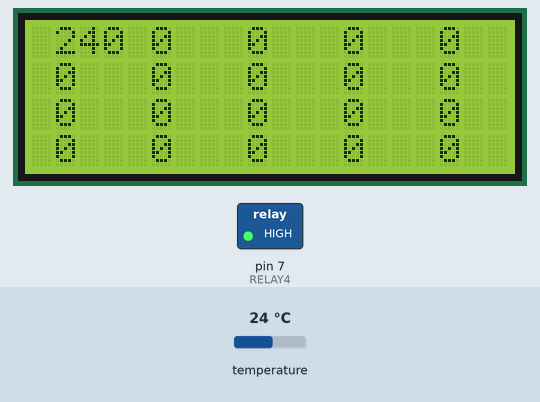
The sketch below on a simulated Arduino Uno, built with avr-gcc and run on an emulated ATmega328P. On the bench: 20×4 character LCD, switched loads named in the sketch (green lamp = pin HIGH). The test bench sets the inputs (shaded band); at power-on: temperature 24 °C. What the sketch prints to the serial monitor is not drawn.

Above: at 2.2 s.
2.3 s: temperature set to 23.2 °C
At 6.1 s:
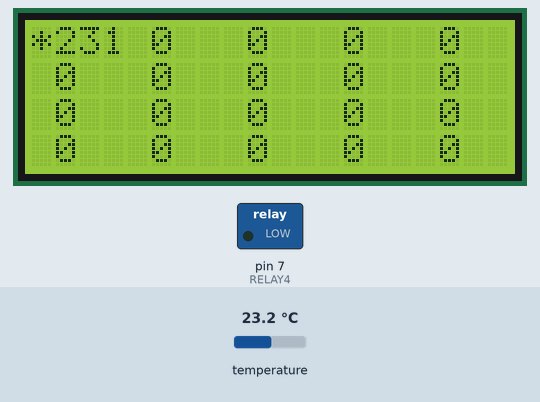
8.2 s: temperature set to 12 °C
At 9.2 s:
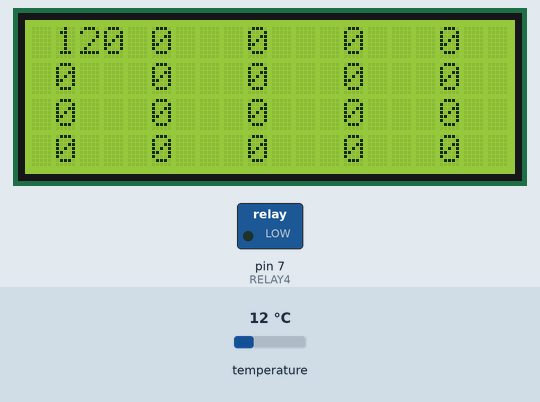
11.0 s: temperature set to 19 °C
At 14.5 s:
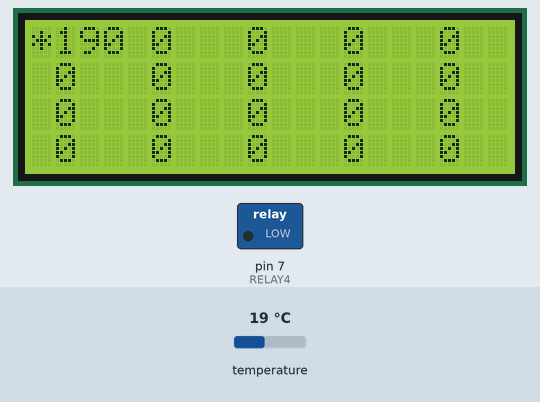
Timing chart, 0 to 16.0 s (numbered marks = the images above; inputs shaded):
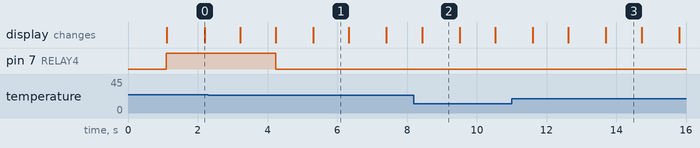

Measured:
- the behaviour switches between 24 and 23.9 °C on temperature (found by bisection; images 0 and 1)
- after the input at 2.3 s, pin 7 (RELAY4): HIGH → LOW after 1.9 s; the display: first differs from a run without the input after 1.9 s (image 1 shows a later state)
- after the input at 8.2 s, the display: changes after 0.23 s (image 2)
- after the input at 11.0 s, the display: first differs from a run without the input after 1.6 s (image 3 shows a later state)

The sketch:

term6.ino
```cpp
// AW: odczyt bieżący i średnie z ostatnich kolejnych minut
// AW: sterowanie jednym gniazdem (4)

#include <OneWire.h>
#include <LiquidCrystal_I2C.h>

// #define SERIAL_READ_TEMP

LiquidCrystal_I2C lcd( 0x27, 20, 4 );

// DS18S20 Temperature chip i/o
OneWire ds(2);  // pin termometru

#define RELAY4 7

int HighByte, LowByte, TReading, SignBit, Tc_100, Whole, Fract;

#define MAX_TERM 4
int termCnt;
byte termAddr[MAX_TERM][8];
int termTemp[MAX_TERM];     // [1/100 C]
int minTemp, maxTemp;       // [1/100 C]

void readAllThermometers(void) {
// odczyt wszystkich podłączonych termometrów

  byte i;
  byte present = 0;
  byte data[12];
  byte addr[8];

#ifdef SERIAL_READ_TEMP
  Serial.println( "początek pętli czytania" );
#endif
  ds.reset_search();

  termCnt = 0;
  minTemp = 10000;
  maxTemp = 0;

  while(1) {


    if ( !ds.search(addr)) {
#ifdef SERIAL_READ_TEMP
        Serial.print("No more addresses.\n");
#endif
        break;
    }

#ifdef SERIAL_READ_TEMP
    Serial.print("R=");
    for( i = 0; i < 8; i++) {
      Serial.print(addr[i], HEX);
      Serial.print(" ");
    }
#endif

    if ( OneWire::crc8( addr, 7) != addr[7]) {
        Serial.print("CRC is not valid!\n");
        continue;
    }

    if ( addr[0] == 0x10) {
#ifdef SERIAL_READ_TEMP
        Serial.print("Device is a DS18S20 family device.  ");
#endif
    }
    else if ( addr[0] == 0x28) {
#ifdef SERIAL_READ_TEMP
        Serial.print("Device is a DS18B20 family device.  ");
#endif
    }
    else {
        Serial.print("Device family is not recognized: 0x");
        Serial.println(addr[0],HEX);
        continue;
    }

    ds.reset();
    ds.select(addr);
    ds.write(0x44,1);         // start conversion, with parasite power on at the end

    delay(1000);     // maybe 750ms is enough, maybe not
    // we might do a ds.depower() here, but the reset will take care of it.

    present = ds.reset();
    ds.select(addr);
    ds.write(0xBE);         // Read Scratchpad

#ifdef SERIAL_READ_TEMP
    Serial.print("P=");
    Serial.print(present,HEX);
    Serial.print(" ");
#endif

    for ( i = 0; i < 9; i++) {           // we need 9 bytes
      data[i] = ds.read();

#ifdef SERIAL_READ_TEMP
      Serial.print(data[i], HEX);
      Serial.print(" ");
#endif
    }

#ifdef SERIAL_READ_TEMP
    Serial.print(" CRC=");
    Serial.print( OneWire::crc8( data, 8), HEX);
    Serial.print( "  " );
#endif

    if( OneWire::crc8( data, 8 ) != data[ 8 ] ) {
        Serial.print("CRC is not valid!\n");
        continue;
    }

    LowByte = data[0];
    HighByte = data[1];
    TReading = (HighByte << 8) + LowByte;
    SignBit = TReading & 0x8000;  // test most sig bit
    if (SignBit) // negative
    {
      TReading = (TReading ^ 0xffff) + 1; // 2's comp
    }
    Tc_100 = (6 * TReading) + TReading / 4;    // multiply by (100 * 0.0625) or 6.25

    Whole = Tc_100 / 100;  // separate off the whole and fractional portions
    Fract = Tc_100 % 100;


#ifdef SERIAL_READ_TEMP
    if (SignBit) // If its negative
    {
       Serial.print("-");
    }
    Serial.print(Whole);
    Serial.print(".");
    if (Fract < 10)
    {
       Serial.print("0");
    }
    Serial.print(Fract);

    Serial.print("\n");
#endif

    for( i = 0; i < 8; i++) {
      termAddr[termCnt][i] = addr[i];
    }
    termTemp[termCnt] = Tc_100;
    if( Tc_100 < minTemp )
      minTemp = Tc_100;
    if( Tc_100 > maxTemp )
      maxTemp = Tc_100;
    termCnt++;

    if( termCnt == MAX_TERM ) {
#ifdef SERIAL_READ_TEMP
      Serial.println( "MAX_TERM reached!" );
#endif
      break;
    }

  }

#ifdef SERIAL_READ_TEMP
  Serial.print("koniec pętli czytania, termCnt=");
  Serial.print( termCnt );
  Serial.println();
#endif

}

#define AVG_CNT 19
// #define AVG_PERIOD 60     // 60 * 2s = 2 minuty na kratkę
#define AVG_PERIOD 180       // 180 * 2s = 6 minut na kratkę

int avgTemp[AVG_CNT];
int avgPtr = 0;

long prdSum = 0;
int prdCnt = 0;

void setup()
{
  lcd.init();
  lcd.backlight();
  Serial.begin(9600);

  readAllThermometers();
  for( int i=0; i<AVG_CNT; i++ )
    avgTemp[ i ] = 0;

  pinMode( RELAY4, OUTPUT );
  digitalWrite( RELAY4, HIGH );
}

void readTemp() {
  lcd.setCursor( 0, 0 );
  lcd.print( "*" );
  readAllThermometers();
  lcd.setCursor( 0, 0 );
  lcd.print( " " );
}

void steer( int temp ) {
  if( temp > 250 ) {
    digitalWrite( RELAY4, HIGH );
  }
  if( temp < 240 ) {
    digitalWrite( RELAY4, LOW );
  }
}

void loop() {
  readTemp();
  int temp = (minTemp + maxTemp) / 2 / 10;
  lcd.setCursor( 1, 0 );
  lcd.print( temp );
  lcd.print( " " );
//  Serial.println( temp );

  steer( temp );

  Serial.print( "lcd: " );
  for( int i=0; i<AVG_CNT; i++ ) {
    int col = ((i+1)%5)*4+1;
    int row = (i+1)/5;
    lcd.setCursor( col, row );
    lcd.print( avgTemp[(avgPtr-1-i+AVG_CNT)%AVG_CNT]);
    lcd.print( " " );
    Serial.print( avgTemp[(avgPtr-1-i+AVG_CNT)%AVG_CNT]);
    Serial.print( " " );
  }
  Serial.println();

  prdSum += temp;
//  Serial.println( prdSum );
  prdCnt++;
  if( prdCnt >= AVG_PERIOD ) {
    int avg = prdSum / (long) prdCnt;
    prdSum = 0;
    prdCnt = 0;
//    Serial.print( "/// " );
//    Serial.println( avg );
    prdCnt = 0;

    avgTemp[avgPtr] = avg;
    avgPtr++;
    if( avgPtr >= AVG_CNT )
      avgPtr = 0;

    for( int i=0; i<AVG_CNT; i++ ) {
      Serial.print( avgTemp[ i ]);
      Serial.print( " " );
    }
    Serial.println();

  }

  delay(1000);
}
```
